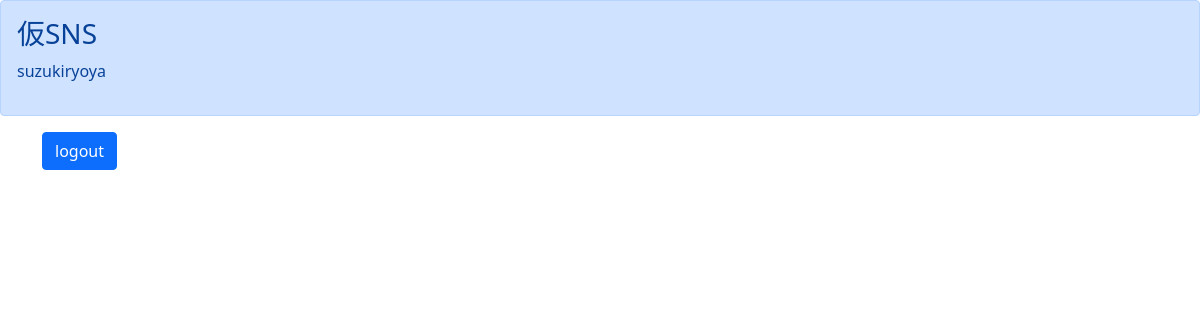
The page /list/ (signed in) on the database as committed earlier.
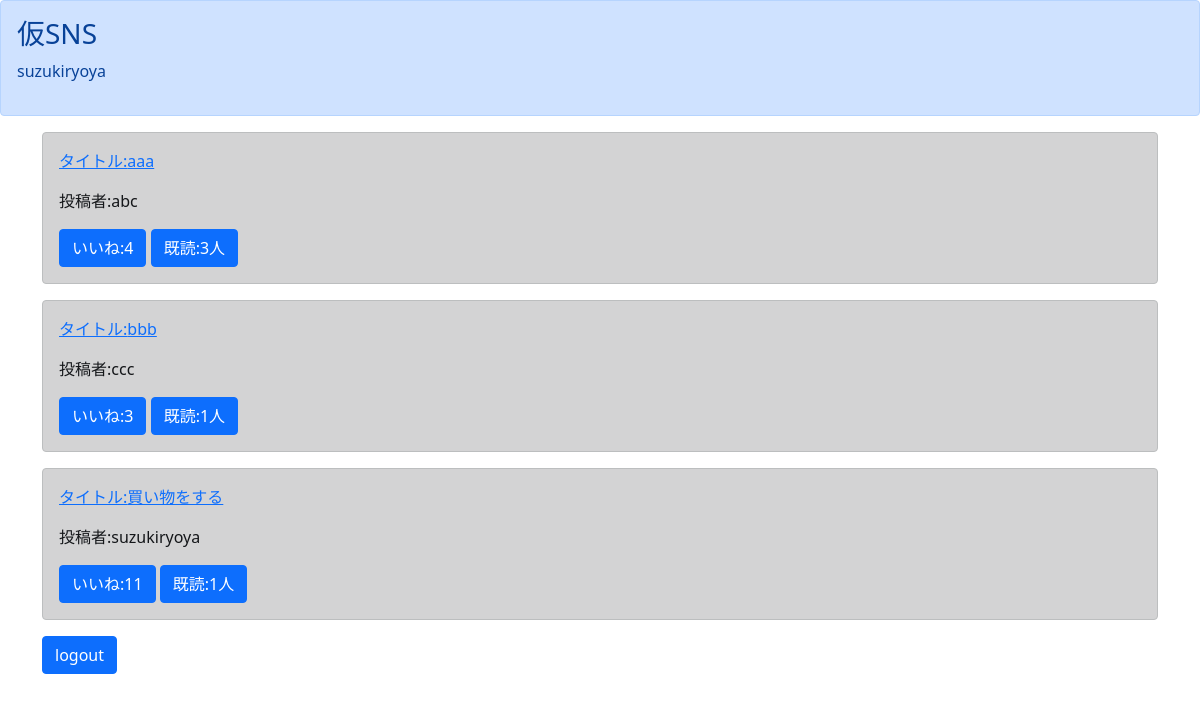
The same page on the database as committed later.
### boardapp/models.py (models this page shows, shortened)
class BoardModel(models.Model):
    title = models.CharField(max_length=100)
    content = models.TextField()
    author = models.CharField(max_length=50)
    snsimage = models.ImageField(upload_to="", null=True, blank=True)
    good = models.IntegerField(null=True, blank=True, default=0)
    read = models.IntegerField(null=True, blank=True, default=0)
    readtext = models.TextField(null=True, blank=True, default="")

### boardapp/views.py (the view)
# urls.py: path('list/', listfunc, name="list"),
@login_required
def listfunc(request):
    username = request.user.get_username()
    object_list = BoardModel.objects.all()
    return render(request, "list.html", {"object_list": object_list, "username": username})

### templates/list.html
{%extends 'base.html' %}
{%block header%}
<div class="alert alert-primary" role="alert">
    <h3>仮SNS</h3>
    <p>{{username}}</p>
</div>
{%endblock header%}
{%block content%}
<div class="container">
    {%for item in object_list%}
    <div class="alert alert-dark" role="alert">
        <a href="{%url 'detail' item.pk %}">
            <p>タイトル:{{item.title}}</p>
        </a>
        <p>投稿者:{{item.author}}</p>
        <a class="btn btn-primary" href="{%url 'good' item.pk%}" role="button">いいね:{{item.good}}</a>
        <a class="btn btn-primary" href="#" role="button">既読:{{item.read}}人</a>
    </div>
    {%endfor%}
    <a class="btn btn-primary" href="{%url 'logout'%}" role="button">logout</a>
</div>
{%endblock content%}

### templates/base.html (shortened to what this page needs)
<!DOCTYPE html>
<html lang="en">
<head>
    <link href="https://cdn.jsdelivr.net/npm/bootstrap@5.0.1/dist/css/bootstrap.min.css" rel="stylesheet"
>
</head>
{%block header%}
{%endblock header%}
{%block content%}
{%endblock content%}
</html>

Rows that differ between the two databases and show on the page:
added BoardModel: title "aaa", author "abc", good "4", read "3"
added BoardModel: title "bbb", author "ccc", good "3", read "1"
added BoardModel: title "買い物をする", author "suzukiryoya", good "11", read "1"
